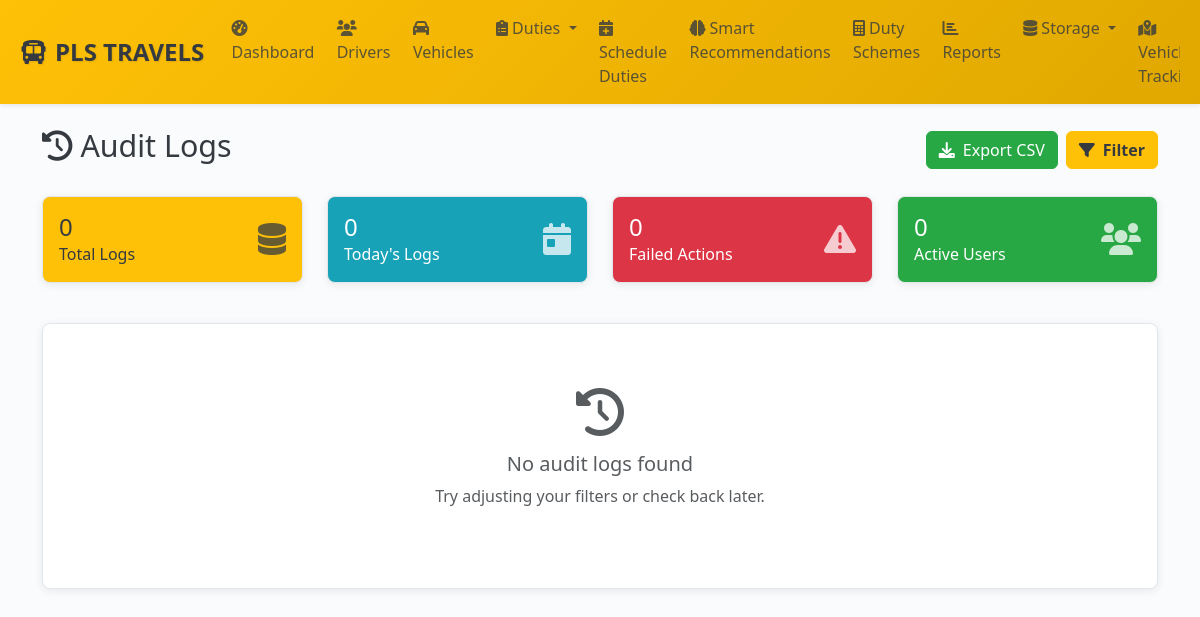
Page /admin/audit-logs (signed in) on the earlier database version.
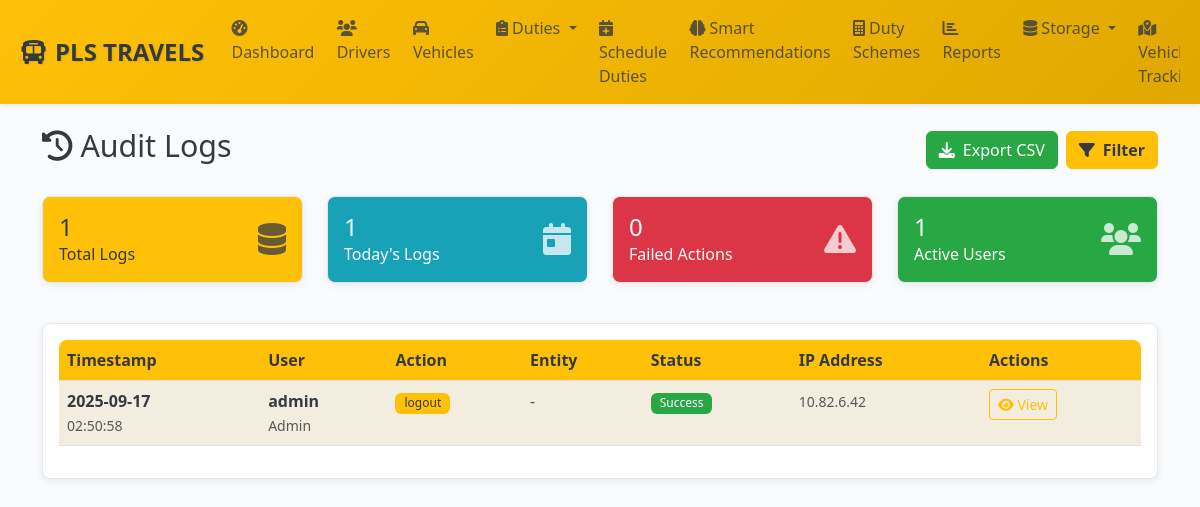
Same page on the later database version.
### models.py (models this page shows, shortened)
class AuditLog(db.Model):
    __tablename__ = 'audit_logs'
    id = db.Column(db.Integer, primary_key=True)
    user_id = db.Column(db.Integer, db.ForeignKey('users.id'), nullable=False, index=True)
    session_id = db.Column(db.String(100))
    action = db.Column(db.String(100), nullable=False, index=True)
    entity_type = db.Column(db.String(50), index=True)
    entity_id = db.Column(db.Integer)
    entity_uuid = db.Column(db.String(36))
    old_values = db.Column(db.Text)  # JSON
    new_values = db.Column(db.Text)  # JSON
    changed_fields = db.Column(db.Text)  # JSON array
    ip_address = db.Column(db.String(45))
    user_agent = db.Column(db.String(500))
    request_url = db.Column(db.String(500))
    request_method = db.Column(db.String(10))
    success = db.Column(db.Boolean, default=True)
    error_message = db.Column(db.Text)
    execution_time = db.Column(db.Float)  # milliseconds
    created_at = db.Column(db.DateTime, default=get_ist_time_naive, index=True)
    user = db.relationship('User', backref='audit_logs')
    __table_args__ = (
        Index('idx_audit_date_user', 'created_at', 'user_id'),
        Index('idx_audit_entity', 'entity_type', 'entity_id'),
    )

class User(UserMixin, db.Model):
    __tablename__ = 'users'
    id = db.Column(db.Integer, primary_key=True)
    uuid = db.Column(db.String(36), unique=True, nullable=False, default=lambda: str(uuid.uuid4()))
    username = db.Column(db.String(64), unique=True, nullable=False, index=True)
    email = db.Column(db.String(120), unique=True, nullable=False, index=True)
    password_hash = db.Column(db.String(256), nullable=False)
    role = db.Column(db.Enum(UserRole), nullable=False, default=UserRole.DRIVER, index=True)
    status = db.Column(db.Enum(UserStatus), nullable=False, default=UserStatus.ACTIVE, index=True)
    first_name = db.Column(db.String(50))
    last_name = db.Column(db.String(50))
    phone = db.Column(db.String(20), unique=True, index=True)
    whatsapp_number = db.Column(db.String(20), index=True)  # Dedicated WhatsApp number
    profile_picture = db.Column(db.String(255))
    last_login = db.Column(db.DateTime)
    login_count = db.Column(db.Integer, default=0)
    failed_login_attempts = db.Column(db.Integer, default=0)
    password_changed_at = db.Column(db.DateTime, default=get_ist_time_naive)
    two_factor_enabled = db.Column(db.Boolean, default=False)
    reset_token = db.Column(db.String(6))
    reset_token_expiry = db.Column(db.DateTime)
    created_at = db.Column(db.DateTime, default=get_ist_time_naive, nullable=False)
    updated_at = db.Column(db.DateTime, default=get_ist_time_naive, onupdate=get_ist_time_naive)
    created_by = db.Column(db.Integer, db.ForeignKey('users.id'))
    driver_profile = db.relationship('Driver', foreign_keys='Driver.user_id', backref='user', uselist=False, cascade='all, delete-orphan')
    managed_branches = db.relationship('Branch',
                                     secondary=manager_branches,
                                     primaryjoin='User.id == manager_branches.c.manager_id',
                                     secondaryjoin='Branch.id == manager_branches.c.branch_id',
                                     backref='managers')

### admin_routes.py (the view, shortened to what this page needs)
@admin_bp.route('/audit-logs')
@login_required
@admin_required
def audit_logs():
    page = request.args.get('page', 1, type=int)
    per_page = request.args.get('per_page', 50, type=int)
    user_filter = request.args.get('user', '', type=int)
    action_filter = request.args.get('action', '')
    entity_type_filter = request.args.get('entity_type', '')
    date_from = request.args.get('date_from', '')
    date_to = request.args.get('date_to', '')
    search_term = request.args.get('search', '')
    success_filter = request.args.get('success', '')
    query = AuditLog.query.join(User, AuditLog.user_id == User.id)
    if user_filter:
        query = query.filter(AuditLog.user_id == user_filter)
    if action_filter:
        query = query.filter(AuditLog.action.ilike(f'%{action_filter}%'))
    if entity_type_filter:
        query = query.filter(AuditLog.entity_type == entity_type_filter)
    if date_from:
        try:
            from_date = datetime.strptime(date_from, '%Y-%m-%d')
            query = query.filter(AuditLog.created_at >= from_date)
        except ValueError:
            pass
    if success_filter:
        success_bool = success_filter.lower() == 'true'
        query = query.filter(AuditLog.success == success_bool)
    audit_logs = query.order_by(desc(AuditLog.created_at)).paginate(
        page=page, per_page=per_page, error_out=False
    )
    users = User.query.filter(User.role.in_([UserRole.ADMIN, UserRole.MANAGER])).all()
    actions = db.session.query(AuditLog.action).distinct().order_by(AuditLog.action).all()
    entity_types = db.session.query(AuditLog.entity_type).distinct().filter(
        AuditLog.entity_type.isnot(None)
    ).order_by(AuditLog.entity_type).all()
    stats = {
        'total_logs': AuditLog.query.count(),
        'today_logs': AuditLog.query.filter(
            AuditLog.created_at >= datetime.now().date()
        ).count(),
        'failed_actions': AuditLog.query.filter(AuditLog.success == False).count(),
        'unique_users': db.session.query(AuditLog.user_id).distinct().count()
    }
    return render_template('admin/audit_logs.html',
                         audit_logs=audit_logs,
                         users=users,
                         actions=[a[0] for a in actions],
                         entity_types=[e[0] for e in entity_types],
                         user_filter=user_filter,
                         action_filter=action_filter,
                         entity_type_filter=entity_type_filter,
                         date_from=date_from,
                         date_to=date_to,
                         search_term=search_term,
                         success_filter=success_filter,
                         per_page=per_page,
                         stats=stats)

### templates/admin/audit_logs.html (shortened to what this page needs)
{% extends "base.html" %}
{% block content %}
<div class="d-flex justify-content-between align-items-center mb-4">
    <h2><i class="fas fa-history me-2"></i>Audit Logs</h2>
    <div class="d-flex gap-2">
        <a href="{{ url_for('admin.export_audit_logs', **request.args) }}" class="btn btn-success">
            <i class="fas fa-download me-2"></i>Export CSV
        </a>
        <button class="btn btn-primary" data-bs-toggle="modal" data-bs-target="#filterModal">
            <i class="fas fa-filter me-2"></i>Filter
        </button>
    </div>
</div>
<div class="row mb-4">
    <div class="col-md-3 col-sm-6 mb-3">
        <div class="card bg-primary text-white">
            <div class="card-body">
                <div class="d-flex justify-content-between">
                    <div>
                        <h4 class="mb-0">{{ "{:,}".format(stats.total_logs) }}</h4>
                        <p class="mb-0">Total Logs</p>
                    </div>
                    <div class="align-self-center">
                        <i class="fas fa-database fa-2x opacity-75"></i>
                    </div>
                </div>
            </div>
        </div>
    </div>
    <div class="col-md-3 col-sm-6 mb-3">
        <div class="card bg-info text-white">
            <div class="card-body">
                <div class="d-flex justify-content-between">
                    <div>
                        <h4 class="mb-0">{{ "{:,}".format(stats.today_logs) }}</h4>
                        <p class="mb-0">Today's Logs</p>
                    </div>
                    <div class="align-self-center">
                        <i class="fas fa-calendar-day fa-2x opacity-75"></i>
                    </div>
                </div>
            </div>
        </div>
    </div>
    <div class="col-md-3 col-sm-6 mb-3">
        <div class="card bg-danger text-white">
            <div class="card-body">
                <div class="d-flex justify-content-between">
                    <div>
                        <h4 class="mb-0">{{ "{:,}".format(stats.failed_actions) }}</h4>
                        <p class="mb-0">Failed Actions</p>
                    </div>
                    <div class="align-self-center">
                        <i class="fas fa-exclamation-triangle fa-2x opacity-75"></i>
                    </div>
                </div>
            </div>
        </div>
    </div>
    <div class="col-md-3 col-sm-6 mb-3">
        <div class="card bg-success text-white">
            <div class="card-body">
                <div class="d-flex justify-content-between">
                    <div>
                        <h4 class="mb-0">{{ "{:,}".format(stats.unique_users) }}</h4>
                        <p class="mb-0">Active Users</p>
                    </div>
                    <div class="align-self-center">
                        <i class="fas fa-users fa-2x opacity-75"></i>
                    </div>
                </div>
            </div>
        </div>
    </div>
</div>
<div class="card">
    <div class="card-body">
        {% if audit_logs.items %}
        <div class="table-responsive">
            <table class="table table-striped table-hover">
                <thead>
                    <tr>
                        <th>Timestamp</th>
                        <th>User</th>
                        <th>Action</th>
                        <th>Entity</th>
                        <th>Status</th>
                        <th>IP Address</th>
                        <th>Actions</th>
                    </tr>
                </thead>
                <tbody>
                    {% for log in audit_logs.items %}
                    <tr class="{% if not log.success %}table-danger{% endif %}">
                        <td>
                            <div>
                                <strong>{{ log.created_at.strftime('%Y-%m-%d') }}</strong><br>
                                <small class="text-muted">{{ log.created_at.strftime('%H:%M:%S') }}</small>
                            </div>
                        </td>
                        <td>
                            {% if log.user %}
                            <div>
                                <strong>{{ log.user.username }}</strong><br>
                                <small class="text-muted">{{ log.user.role.value.title() }}</small>
                            </div>
                            {% else %}
                            <span class="text-muted">Unknown User</span>
                            {% endif %}
                        </td>
                        <td>
                            <span class="badge bg-primary">{{ log.action }}</span>
                        </td>
                        <td>
                            {% if log.entity_type %}
                            <div>
                                <strong>{{ log.entity_type.title() }}</strong>
                                {% if log.entity_id %}
                                <br><small class="text-muted">ID: {{ log.entity_id }}</small>
                                {% endif %}
                            </div>
                            {% else %}
                            <span class="text-muted">-</span>
                            {% endif %}
                        </td>
                        <td>
                            {% if log.success %}
                                <span class="badge bg-success">Success</span>
                            {% else %}
                                <span class="badge bg-danger">Failed</span>
                            {% endif %}
                        </td>
                        <td>
                            <small class="text-muted">{{ log.ip_address or '-' }}</small>
                        </td>
                        <td>
                            <a href="{{ url_for('admin.view_audit_log', log_id=log.id) }}" class="btn btn-sm btn-outline-primary">
                                <i class="fas fa-eye"></i> View
                            </a>
                        </td>
                    </tr>
                    {% endfor %}
                </tbody>
            </table>
        </div>
        {% else %}
        <div class="text-center py-5">
            <i class="fas fa-history fa-3x text-muted mb-3"></i>
            <h5 class="text-muted">No audit logs found</h5>
            <p class="text-muted">Try adjusting your filters or check back later.</p>
        </div>
        {% endif %}
    </div>
</div>
{% endblock %}

Differences in the rows shown:
added AuditLog: created_at "2025-09-17", created_at "02:50:58", user.username "admin", user.role.value "Admin", action "logout", success "Success", ip_address "10.82.6.42"
Other differences:
{{ "{:,}".format(stats.total_logs) }}: "0" → "1"
{{ "{:,}".format(stats.today_logs) }}: "0" → "1"
{{ "{:,}".format(stats.unique_users) }}: "0" → "1"
text no longer shown: "No audit logs found Try adjusting your filters or check back later."
text now shown: "Timestamp User Action Entity Status IP Address Actions"
